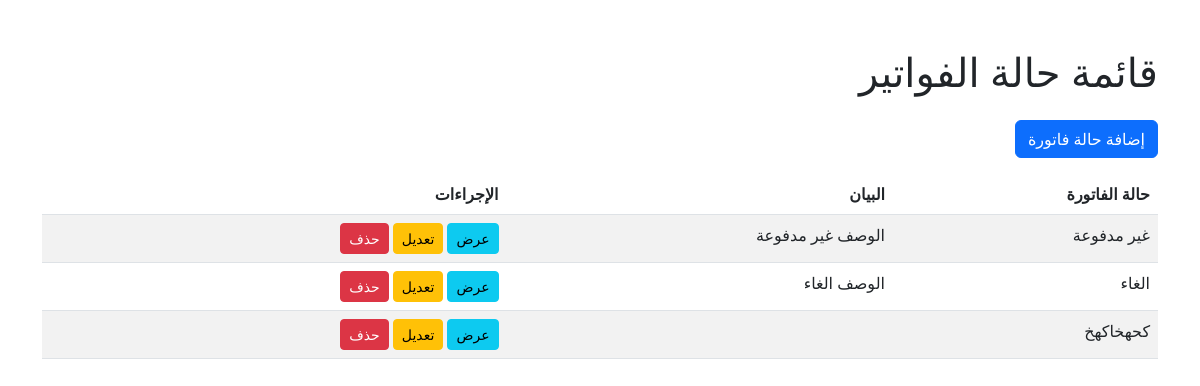
Before: /invoice/status/ with the older database file.
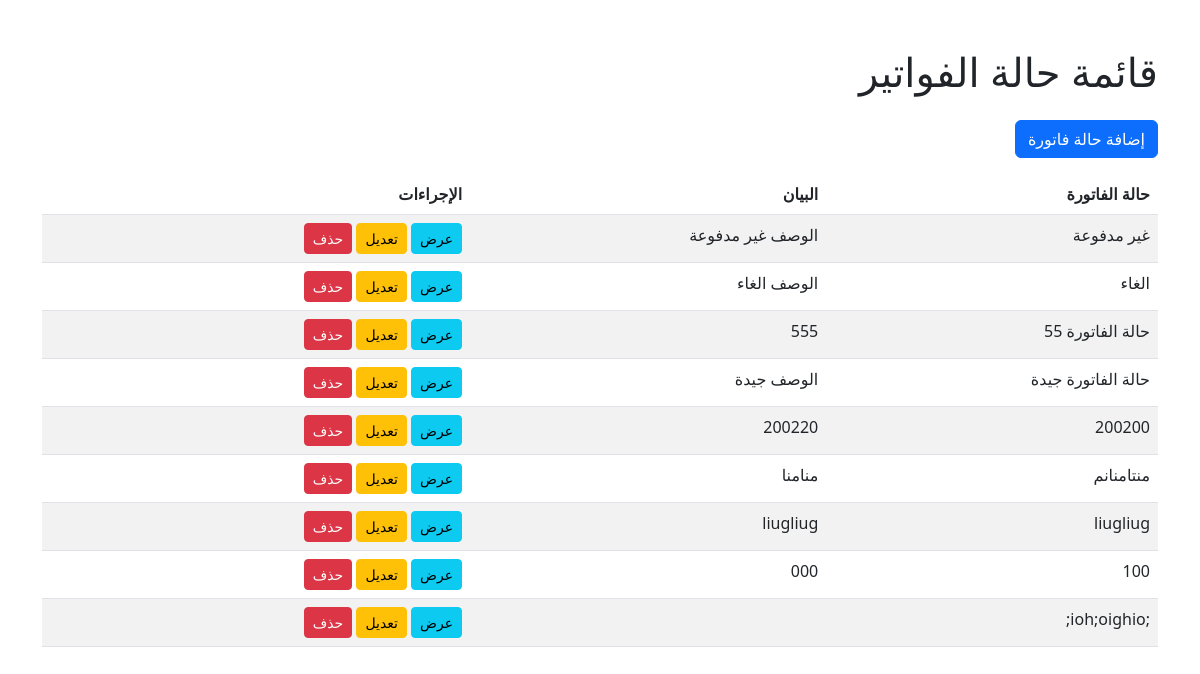
After: the same page with the newer database file.
### invoice/models.py (models this page shows, shortened)
class Status(models.Model):
    status_types = models.CharField(max_length=255, verbose_name=_("حالة الفاتورة"))
    status_description = models.TextField(blank=True, null=True, verbose_name=_("الوصف"))
    uniqueId = models.UUIDField(default=uuid4, editable=False, unique=True, verbose_name=_("الرقم المسلسل"))
    slug = models.SlugField(max_length=225, unique=True, blank=True, null=True)
    date_created = models.DateTimeField(auto_now_add=True)
    last_updated = models.DateTimeField(auto_now=True)
    class Meta:
        verbose_name = _('حالة الفاتورة')
        verbose_name_plural = _('حالات الفواتير')

### invoice/views.py (the view)
# urls.py: path('status/', StatusListView.as_view(), name='status_list'),
class StatusListView(ListView):
    model = Status
    template_name = 'status/status_list.html'
    context_object_name = 'status'

### templates/status/status_list.html
{% extends 'base.html' %}
{% block content %}
<div class="container mt-5">
    <h1 class="mb-4">قائمة  حالة الفواتير</h1>
    <a href="{% url 'status_create' %}" class="btn btn-primary mb-3">إضافة حالة فاتورة   </a>
    <table class="table table-striped">
        <thead>
            <tr>
                <th>حالة الفاتورة </th>
                <th>البيان</th>
                <th>الإجراءات</th>
            </tr>
        </thead>
        <tbody>
            {% for status in status %}
                <tr>
                    <td>{{ status.status_types }}</td>
                    <td>{{ status.status_description }}</td>
                    <td>
                        <a href="{% url 'status_detail' status.pk %}" class="btn btn-info btn-sm">عرض</a>
                        <a href="{% url 'status_update' status.pk %}" class="btn btn-warning btn-sm">تعديل</a>
                        <a href="{% url 'status_delete' status.pk %}" class="btn btn-danger btn-sm">حذف</a>
                    </td>
                </tr>
            {% endfor %}
        </tbody>
    </table>
</div>
{% endblock %}

### templates/base.html (shortened to what this page needs)
<!DOCTYPE html>
<html lang="ar" dir="rtl">
<head>
    <link href="https://cdn.jsdelivr.net/npm/bootstrap@5.3.0/dist/css/bootstrap.rtl.min.css" rel="stylesheet">
    <link rel="stylesheet" href="https://cdnjs.cloudflare.com/ajax/libs/font-awesome/6.4.0/css/all.min.css">
    <link rel="stylesheet" href="https://cdn.jsdelivr.net/npm/bootstrap-icons@1.10.0/font/bootstrap-icons.css">
    <link rel="stylesheet" href="https://code.jquery.com/ui/1.13.1/themes/base/jquery-ui.css">
  <link href="https://cdn.jsdelivr.net/npm/bootstrap@5.3.0/dist/css/bootstrap.min.css" rel="stylesheet">
  <link rel="stylesheet" href="https://cdn.jsdelivr.net/npm/bootstrap-icons@1.10.0/font/bootstrap-icons.css">
  <link rel="stylesheet" href="https://code.jquery.com/ui/1.13.2/themes/base/jquery-ui.css">
</head>
<body>
    {% block content %}
    {% endblock %}
</body>
</html>

Changed rows visible on the page:
removed Status: status_types "كحهخاكهخ"
added Status: status_types "حالة الفاتورة 55", status_description "555"
added Status: status_types "حالة الفاتورة جيدة", status_description "الوصف جيدة"
added Status: status_types "200200", status_description "200220"
added Status: status_types "منتامنانم", status_description "منامنا"
added Status: status_types "liugliug", status_description "liugliug"
added Status: status_types "100", status_description "000"
added Status: status_types ";ioh;oighio;"
